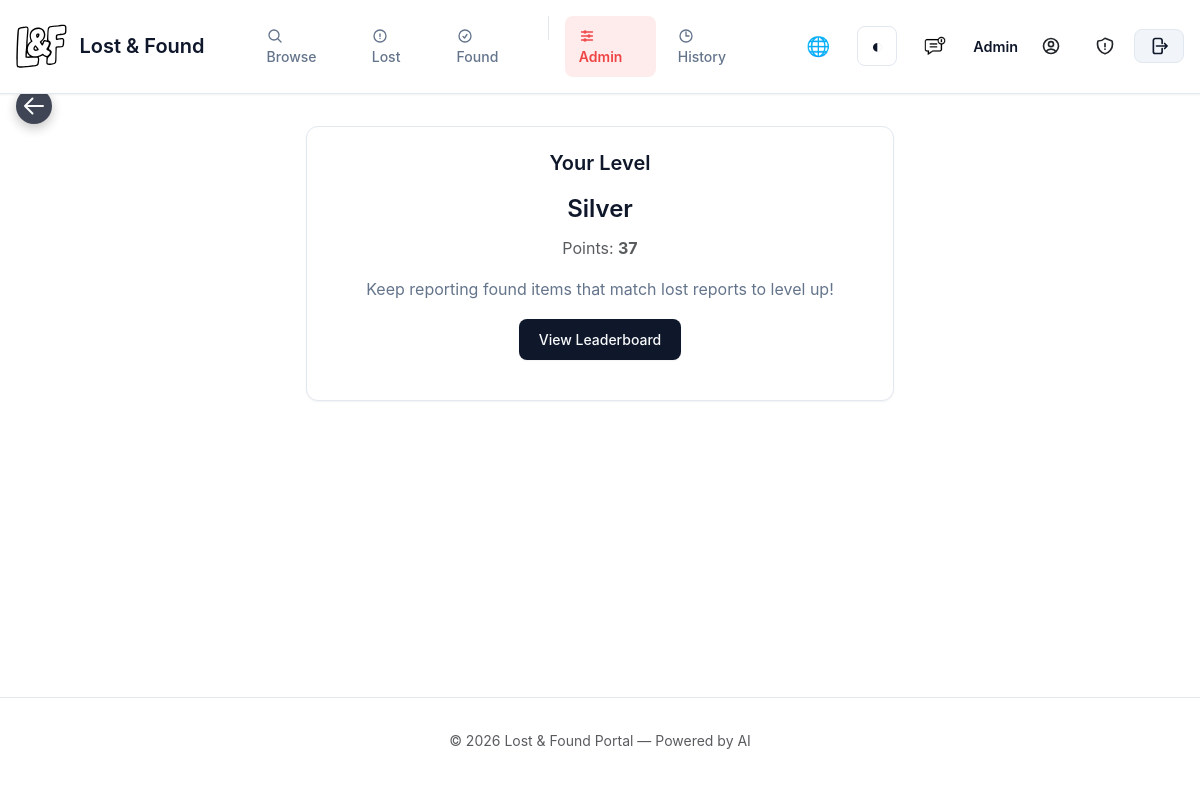
Screenshot of /levels (signed in) with the database file from the repository.
### app.py (models this page shows, shortened)
class User(db.Model, UserMixin):
    id = db.Column(db.Integer, primary_key=True)
    registration_no = db.Column(db.String(20), unique=True, nullable=False)
    password_hash = db.Column(db.String(128), nullable=False)
    full_name = db.Column(db.String(100), nullable=False)
    email = db.Column(db.String(120), unique=True, nullable=True)
    points = db.Column(db.Integer, default=0, nullable=False)
    level = db.Column(db.String(20), default='Bronze')
    avatar_filename = db.Column(db.String(255), nullable=True)
    role = db.Column(db.String(20), default='student') # 'student', 'admin', 'hod'
    contact_visible = db.Column(db.Boolean, default=False, nullable=False)  # Hide contact until match confirmed
    email_public = db.Column(db.Boolean, default=False, nullable=False)  # Show email on profile
    phone = db.Column(db.String(15), nullable=True)  # Optional phone number
    phone_public = db.Column(db.Boolean, default=False, nullable=False)  # Show phone on profile
    preferred_language = db.Column(db.String(5), default='en', nullable=False)  # 'en', 'hi', 'gu'
    created_at = db.Column(db.DateTime, default=datetime.now, nullable=False)
    last_login = db.Column(db.DateTime, nullable=True)
    data_consent = db.Column(db.Boolean, default=True, nullable=False)  # User consents to data processing
    items_reported = db.relationship(
        'Item',
        backref='reporter', # Creates item.reporter to access the User object
        lazy=True,
        foreign_keys=[Item.reported_by_id] # Explicitly tells SQLAlchemy which FK to use
    )
    items_deleted = db.relationship(
        'Item',
        backref='deleter', # Creates item.deleter to access the User object
        lazy=True,
        foreign_keys=[Item.deleted_by_id] # Explicitly tells SQLAlchemy which FK to use
    )
    def is_admin(self):
        return self.role == 'admin'
    def update_level(self):
        p = self.points or 0
        if p >= 200:
            self.level = 'Platinum'
        elif p >= 50:
            self.level = 'Gold'
        elif p >= 10:
            self.level = 'Silver'
        else:
            self.level = 'Bronze'

### app.py (the view)
@app.route("/levels")
@login_required
def levels():
    user = current_user
    user.update_level()
    db.session.commit()
    return render_template('levels.html', title=_('Your Level'), user=user)

### app.py (called while the page is built, shortened)
@login_manager.user_loader
def load_user(user_id):
    print(f"DEBUG: Flask-Login attempting to load user with ID: {user_id}")
    user = User.query.get(int(user_id))
    if user:
        print(f"DEBUG: User ID {user_id} loaded successfully: {user.full_name} ({user.role})")
    else:
        print(f"DEBUG: User ID {user_id} not found in database.")
    return user

@app.context_processor
def utility_processor():
    def can_delete_item(user):
        if not user:
            return False
        return user.is_admin() or user.is_hod()
    return dict(can_delete_item=can_delete_item, current_year=datetime.now().year)

    def get_locale():
        if current_user and hasattr(current_user, 'is_authenticated') and current_user.is_authenticated:
            if hasattr(current_user, 'preferred_language') and current_user.preferred_language:
                return current_user.preferred_language

### templates/levels.html
{% extends "base.html" %}
{% block content %}
    <div class="row justify-content-center">
        <div class="col-md-6">
            <div class="card p-4 themed-panel glass">
                <h2 class="card-title text-center">Your Level</h2>
                <div class="card-body text-center">
                    <h3>{{ user.level }}</h3>
                    <p class="text-muted">Points: <strong>{{ user.points or 0 }}</strong></p>
                    <p>Keep reporting found items that match lost reports to level up!</p>
                    <a class="btn btn-primary" href="{{ url_for('leaderboard') }}">View Leaderboard</a>
                </div>
            </div>
        </div>
    </div>
{% endblock content %}

### templates/base.html (shortened to what this page needs)
<!DOCTYPE html>
<html lang="en" data-theme="light">
<head>
    <link href="https://cdn.jsdelivr.net/npm/bootstrap@5.3.0/dist/css/bootstrap.min.css" rel="stylesheet">
    <link rel="stylesheet" href="https://cdnjs.cloudflare.com/ajax/libs/font-awesome/6.4.0/css/all.min.css">
    <link rel="stylesheet" href="{{ url_for('static', filename='css/modern.css') }}">
</head>
<body>
    <nav class="navbar">
        <div class="navbar-container">
            <a class="navbar-brand" href="{{ url_for('home') }}">
                <img src="{{ url_for('static', filename='lost_found.svg') }}" alt="{{ _('Lost & Found') }}" />
                <span>{{ _('Lost & Found') }}</span>
            </a>
            <div class="navbar-menu" id="navbarMenu">
                {% if current_user.is_authenticated %}
                <ul class="nav-links">
                    <li><a class="nav-link" href="{{ url_for('items') }}">
                            <svg width="16" height="16" fill="none" stroke="currentColor" stroke-width="2"
                                viewBox="0 0 24 24"
                                style="display: inline-block; vertical-align: middle; margin-right: 4px;">
                                <path stroke-linecap="round" stroke-linejoin="round"
                                    d="M21 21l-5.197-5.197m0 0A7.5 7.5 0 105.196 5.196a7.5 7.5 0 0010.607 10.607z">
                                </path>
                            </svg>
                            {{ _('Browse') }}
                        </a></li>
                    <li><a class="nav-link" href="{{ url_for('report_lost') }}">
                            <svg width="16" height="16" fill="none" stroke="currentColor" stroke-width="2"
                                viewBox="0 0 24 24"
                                style="display: inline-block; vertical-align: middle; margin-right: 4px;">
                                <path stroke-linecap="round" stroke-linejoin="round"
                                    d="M12 9v3.75m9-.75a9 9 0 11-18 0 9 9 0 0118 0zm-9 3.75h.008v.008H12v-.008z"></path>
                            </svg>
                            {{ _('Lost') }}
                        </a></li>
                    <li><a class="nav-link" href="{{ url_for('report_found') }}">
                            <svg width="16" height="16" fill="none" stroke="currentColor" stroke-width="2"
                                viewBox="0 0 24 24"
                                style="display: inline-block; vertical-align: middle; margin-right: 4px;">
                                <path stroke-linecap="round" stroke-linejoin="round"
                                    d="M9 12.75L11.25 15 15 9.75M21 12a9 9 0 11-18 0 9 9 0 0118 0z"></path>
                            </svg>
                            {{ _('Found') }}
                        </a></li>
                    {% if current_user.is_admin() or current_user.is_hod() %}
                    <li><a class="nav-link nav-link-admin" href="{{ url_for('admin_dashboard') }}#users">
                            {{ _('Admin') }}
                        </a></li>
                    <li><a class="nav-link" href="{{ url_for('item_history') }}">
                            <svg width="16" height="16" fill="none" stroke="currentColor" stroke-width="2"
                                viewBox="0 0 24 24"
                                style="display: inline-block; vertical-align: middle; margin-right: 4px;">
                                <path stroke-linecap="round" stroke-linejoin="round"
                                    d="M12 6v6h4.5m4.5 0a9 9 0 11-18 0 9 9 0 0118 0z"></path>
                            </svg>
                            {{ _('History') }}
                        </a></li>
                    {% endif %}
                </ul>
                {% else %}
                <ul class="nav-links">
                    <li><a class="nav-link" href="{{ url_for('items') }}">{{ _('Browse Items') }}</a></li>
                </ul>
                {% endif %}
                <div class="navbar-actions">
                    <div class="dropdown custom-dropdown">
                        <button class="btn btn-ghost btn-sm"
                            onclick="document.getElementById('langDropdown').classList.toggle('show')"
                            title="Select Language">
                            <span style="font-size: 1.2rem;">🌐</span>
                        </button>
                    </div>
                    <button id="themeToggle" class="theme-toggle" title="{{ _('Toggle dark mode') }}">
                        <span id="themeIcon">◐</span>
                    </button>
                    {% if current_user.is_authenticated %}
                    <div class="custom-dropdown">
                        <a href="{{ url_for('notifications') }}" class="btn btn-ghost btn-sm relative"
                            title="{{ _('Notifications') }}">
                            <img id="notif-icon" src="{{ url_for('static', filename='notification.png') }}"
                                alt="{{ _('Notifications') }}"
                                style="width: 22px; height: 22px; object-fit: contain; vertical-align: middle;">
                        </a>
                    </div>
                    {% endif %}
                    {% if current_user.is_authenticated %}
                    <div class="user-menu" style="display: flex; gap: 0.5rem; align-items: center;">
                        <span style="font-size: 0.9rem; font-weight: 600; color: var(--foreground);">{{
                            current_user.full_name.split()[0] }}</span>
                        <div style="display: flex; gap: 4px;">
                            <a class="btn btn-ghost btn-sm" href="{{ url_for('profile') }}" title="{{ _('Profile') }}">
                            </a>
                            <a class="btn btn-ghost btn-sm" href="{{ url_for('privacy_settings') }}"
                                title="{{ _('Privacy Settings') }}">
                            </a>
                            <a class="btn btn-secondary btn-sm" href="{{ url_for('logout') }}"
                                title="{{ _('Logout') }}">
                                <svg width="20" height="20" fill="none" stroke="currentColor" stroke-width="2"
                                    viewBox="0 0 24 24">
                                    <path stroke-linecap="round" stroke-linejoin="round"
                                        d="M15.75 9V5.25A2.25 2.25 0 0013.5 3h-6a2.25 2.25 0 00-2.25 2.25v13.5A2.25 2.25 0 007.5 21h6a2.25 2.25 0 002.25-2.25V15m3 0l3-3m0 0l-3-3m3 3H9" />
                                </svg>
                            </a>
                        </div>
                    </div>
                    {% else %}
                    <div class="auth-buttons">
                        <a class="btn btn-outline btn-sm" href="{{ url_for('login') }}">{{ _('Login') }}</a>
                        <a class="btn btn-primary btn-sm" href="{{ url_for('register') }}">{{ _('Register') }}</a>
                    </div>
                    {% endif %}
                </div>
            </div>
        </div>
    </nav>
    <main class="main-content">
        {% block content %}{% endblock %}
    </main>
    <button onclick="history.back()" class="global-back-btn" title="{{ _('Go Back') }}" aria-label="{{ _('Go Back') }}">
        <svg width="24" height="24" fill="none" stroke="currentColor" stroke-width="2" viewBox="0 0 24 24">
            <path stroke-linecap="round" stroke-linejoin="round" d="M10.5 19.5L3 12m0 0l7.5-7.5M3 12h18"></path>
        </svg>
    </button>
    <footer class="footer">
        <div class="container">
            <p class="text-sm text-muted">© {{ current_year or '2025' }} {{ _('Lost & Found Portal') }} — {{ _('Powered
                by AI') }}</p>
        </div>
    </footer>
</body>
</html>

### static/css/modern.css (style rules this page uses)
:root { --primary: 222.2 47.4% 11.2%; --primary-foreground: 210 40% 98%; --secondary: 210 40% 96.1%; --secondary-foreground: 222.2 47.4% 11.2%; --accent: 210 40% 96.1%; --accent-foreground: 222.2 47.4% 11.2%; --muted: 210 40% 96.1%; --muted-foreground: 215.4 16.3% 46.9%; --background: 0 0% 100%; --foreground: 222.2 47.4% 11.2%; --card: 0 0% 100%; --card-foreground: 222.2 47.4% 11.2%; --popover: 0 0% 100%; --popover-foreground: 222.2 47.4% 11.2%; --border: 214.3 31.8% 91.4%; --input: 214.3 31.8% 91.4%; --ring: 222.2 84% 4.9%; --success: 142.1 76.2% 36.3%; --success-foreground: 355.7 100% 97.3%; --warning: 38 92% 50%; --warning-foreground: 48 96% 89%; --destructive: 0 84.2% 60.2%; --destructive-foreground: 210 40% 98%; --radius: 0.5rem; --radius-sm: 0.375rem; --radius-lg: 0.75rem; --radius-xl: 1rem; --shadow-sm: 0 1px 2px 0 rgb(0 0 0 / 0.05); --shadow: 0 1px 3px 0 rgb(0 0 0 / 0.1), 0 1px 2px -1px rgb(0 0 0 / 0.1); --shadow-md: 0 4px 6px -1px rgb(0 0 0 / 0.1), 0 2px 4px -2px rgb(0 0 0 / 0.1); --shadow-lg: 0 10px 15px -3px rgb(0 0 0 / 0.1), 0 4px 6px -4px rgb(0 0 0 / 0.1); --shadow-xl: 0 20px 25px -5px rgb(0 0 0 / 0.1), 0 8px 10px -6px rgb(0 0 0 / 0.1); --font-sans: -apple-system, BlinkMacSystemFont, "Segoe UI", Roboto, "Helvetica Neue", Arial, sans-serif; --font-mono: ui-monospace, SFMono-Regular, "SF Mono", Menlo, Consolas, "Liberation Mono", monospace; --transition-base: all 150ms cubic-bezier(0.4, 0, 0.2, 1); --transition-fast: all 100ms cubic-bezier(0.4, 0, 0.2, 1); --transition-slow: all 300ms cubic-bezier(0.4, 0, 0.2, 1); }
* { box-sizing: border-box; margin: 0; padding: 0; }
body { font-family: var(--font-sans); background: hsl(var(--background)); color: hsl(var(--foreground)); line-height: 1.6; -webkit-font-smoothing: antialiased; -moz-osx-font-smoothing: grayscale; }
h1, h2, h3, h4, h5, h6 { font-weight: 600; line-height: 1.2; color: hsl(var(--foreground)); }
h2 { font-size: 1.875rem; margin-bottom: 0.875rem; }
h3 { font-size: 1.5rem; margin-bottom: 0.75rem; }
p { margin-bottom: 1rem; color: hsl(var(--muted-foreground)); }
.btn { display: inline-flex; align-items: center; justify-content: center; gap: 0.5rem; font-weight: 500; border-radius: var(--radius); padding: 0.625rem 1.25rem; font-size: 0.875rem; border: none; cursor: pointer; transition: var(--transition-base); text-decoration: none; white-space: nowrap; }
.btn-primary { background: hsl(var(--primary)); color: hsl(var(--primary-foreground)); box-shadow: var(--shadow-sm); }
.btn-secondary { background: hsl(var(--secondary)); color: hsl(var(--secondary-foreground)); border: 1px solid hsl(var(--border)); }
.btn-sm { padding: 0.375rem 0.875rem; font-size: 0.8125rem; }
.card { background: hsl(var(--card)); color: hsl(var(--card-foreground)); border-radius: var(--radius-lg); border: 1px solid hsl(var(--border)); box-shadow: var(--shadow-sm); padding: 1.5rem; transition: var(--transition-base); }
.card-title { font-size: 1.25rem; font-weight: 600; margin-bottom: 0.25rem; }
.container { max-width: 1200px; margin: 0 auto; padding: 0 1rem; }
.text-center { text-align: center; }
.text-sm { font-size: 0.875rem; }
.text-muted { color: hsl(var(--muted-foreground)); }
.p-4 { padding: 1rem; }
html { scroll-behavior: smooth; }
body { animation: fadeIn 300ms ease-out; }
.btn { position: relative; overflow: hidden; }
.btn::before { content: ''; position: absolute; top: 50%; left: 50%; width: 0; height: 0; border-radius: 50%; background: rgba(255, 255, 255, 0.2); transform: translate(-50%, -50%); transition: width 0.6s, height 0.6s; }
.card { animation: fadeInUp 500ms ease-out; animation-fill-mode: backwards; }
.card:nth-child(1) { animation-delay: 0ms; }

### rows the page displays
User: full_name "Admin", level "Silver", points "37"
